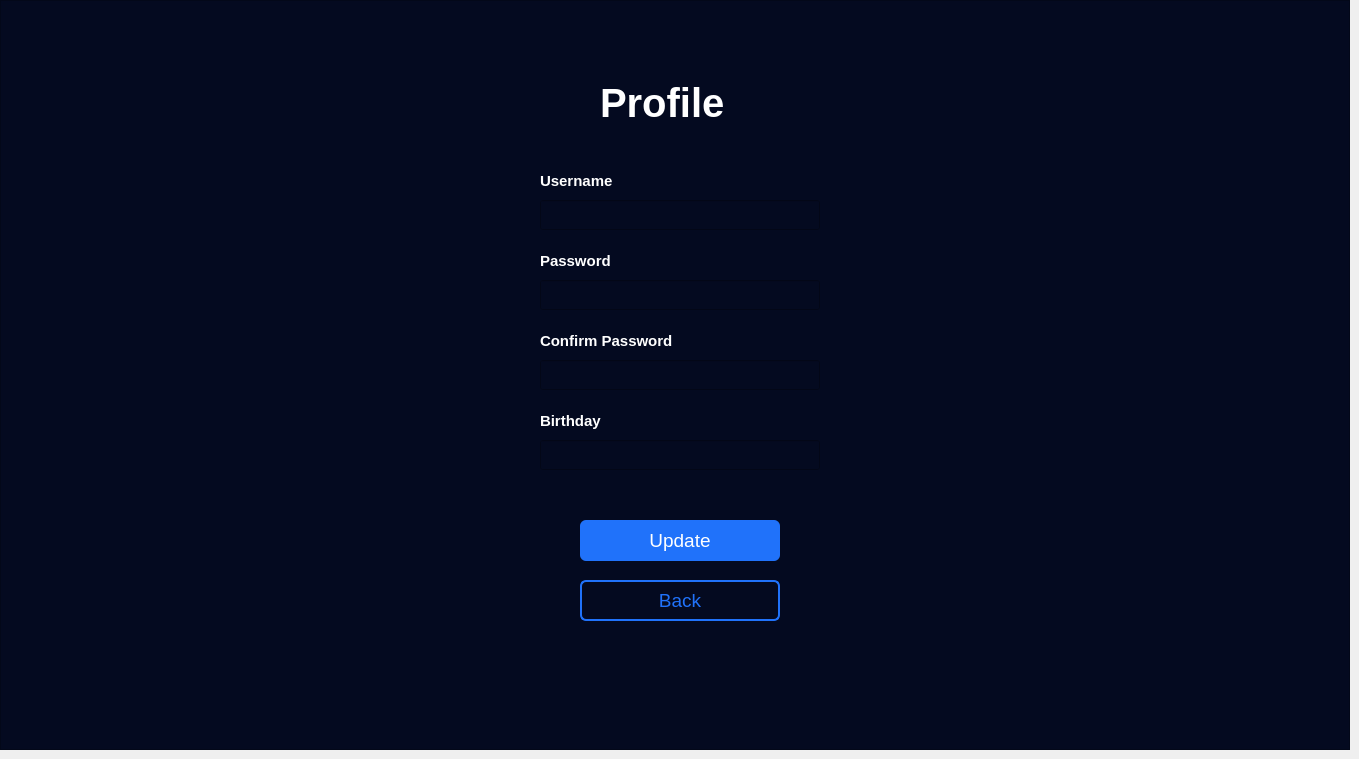
     <widget class="QWidget" name="Profile_page">
      <widget class="QFrame" name="background_4">
       <property name="geometry">
        <rect>
         <x>0</x>
         <y>0</y>
         <width>1350</width>
         <height>750</height>
        </rect>
       </property>
       <property name="sizePolicy">
        <sizepolicy hsizetype="Fixed" vsizetype="Fixed">
         <horstretch>0</horstretch>
         <verstretch>0</verstretch>
        </sizepolicy>
       </property>
       <property name="styleSheet">
        <string notr="true">background-color:rgba(4,10,32,255);</string>
       </property>
       <property name="frameShape">
        <enum>QFrame::StyledPanel</enum>
       </property>
       <property name="frameShadow">
        <enum>QFrame::Raised</enum>
       </property>
       <widget class="QLabel" name="label_27">
        <property name="geometry">
         <rect>
          <x>600</x>
          <y>70</y>
          <width>171</width>
          <height>65</height>
         </rect>
        </property>
        <property name="font">
         <font>
          <family>Segoe UI</family>
          <pointsize>30</pointsize>
          <weight>75</weight>
          <bold>true</bold>
         </font>
        </property>
        <property name="styleSheet">
         <string notr="true">color :rgb(255,255,255);</string>
        </property>
        <property name="text">
         <string>Profile</string>
        </property>
       </widget>
       <widget class="QLabel" name="label_28">
        <property name="geometry">
         <rect>
          <x>540</x>
          <y>165</y>
          <width>121</width>
          <height>31</height>
         </rect>
        </property>
        <property name="font">
         <font>
          <family>Segoe UI</family>
          <pointsize>11</pointsize>
          <weight>75</weight>
          <bold>true</bold>
         </font>
        </property>
        <property name="styleSheet">
         <string notr="true">color :rgb(255,255,255);</string>
        </property>
        <property name="text">
         <string>Username</string>
        </property>
       </widget>
       <widget class="QLabel" name="label_29">
        <property name="geometry">
         <rect>
          <x>540</x>
          <y>325</y>
          <width>171</width>
          <height>31</height>
         </rect>
        </property>
        <property name="font">
         <font>
          <family>Segoe UI</family>
          <pointsize>11</pointsize>
          <weight>75</weight>
          <bold>true</bold>
         </font>
        </property>
        <property name="styleSheet">
         <string notr="true">color :rgb(255,255,255);</string>
        </property>
        <property name="text">
         <string>Confirm Password</string>
        </property>
       </widget>
       <widget class="QLabel" name="label_30">
        <property name="geometry">
         <rect>
          <x>540</x>
          <y>400</y>
          <width>141</width>
          <height>41</height>
         </rect>
        </property>
        <property name="font">
         <font>
          <family>Segoe UI</family>
          <pointsize>11</pointsize>
          <weight>75</weight>
          <bold>true</bold>
         </font>
        </property>
        <property name="styleSheet">
         <string notr="true">color :rgb(255,255,255);</string>
        </property>
        <property name="text">
         <string>Birthday</string>
        </property>
       </widget>
       <widget class="QLabel" name="label_31">
        <property name="geometry">
         <rect>
          <x>540</x>
          <y>245</y>
          <width>121</width>
          <height>31</height>
         </rect>
        </property>
        <property name="font">
         <font>
          <family>Segoe UI</family>
          <pointsize>11</pointsize>
          <weight>75</weight>
          <bold>true</bold>
         </font>
        </property>
        <property name="styleSheet">
         <string notr="true">color :rgb(255,255,255);</string>
        </property>
        <property name="text">
         <string>Password</string>
        </property>
       </widget>
       <widget class="QLineEdit" name="lineEdit_9">
        <property name="geometry">
         <rect>
          <x>540</x>
          <y>200</y>
          <width>280</width>
          <height>30</height>
         </rect>
        </property>
        <property name="font">
         <font>
          <family>Segoe UI</family>
         </font>
        </property>
        <property name="styleSheet">
         <string notr="true">color :rgb(255,255,255);</string>
        </property>
        <property name="readOnly">
         <bool>true</bool>
        </property>
       </widget>
       <widget class="QLineEdit" name="lineEdit_10">
        <property name="geometry">
         <rect>
          <x>540</x>
          <y>280</y>
          <width>280</width>
          <height>30</height>
         </rect>
        </property>
        <property name="font">
         <font>
          <family>Segoe UI</family>
         </font>
        </property>
        <property name="styleSheet">
         <string notr="true">color :rgb(255,255,255);</string>
        </property>
        <property name="echoMode">
         <enum>QLineEdit::Password</enum>
        </property>
       </widget>
       <widget class="QLineEdit" name="lineEdit_11">
        <property name="geometry">
         <rect>
          <x>540</x>
          <y>360</y>
          <width>280</width>
          <height>30</height>
         </rect>
        </property>
        <property name="font">
         <font>
          <family>Segoe UI</family>
         </font>
        </property>
        <property name="styleSheet">
         <string notr="true">color :rgb(255,255,255);</string>
        </property>
        <property name="echoMode">
         <enum>QLineEdit::Password</enum>
        </property>
       </widget>
       <widget class="QLineEdit" name="lineEdit_12">
        <property name="geometry">
         <rect>
          <x>540</x>
          <y>440</y>
          <width>280</width>
          <height>30</height>
         </rect>
        </property>
        <property name="font">
         <font>
          <family>Segoe UI</family>
         </font>
        </property>
        <property name="styleSheet">
         <string notr="true">color :rgb(255,255,255);</string>
        </property>
       </widget>
       <widget class="QToolButton" name="toolButton_11">
        <property name="geometry">
         <rect>
          <x>580</x>
          <y>520</y>
          <width>200</width>
          <height>41</height>
         </rect>
        </property>
        <property name="font">
         <font>
          <family>Segoe UI</family>
          <pointsize>14</pointsize>
         </font>
        </property>
        <property name="styleSheet">
         <string notr="true">border-radius:6px;
background-color:rgba(32,114,250,255);
color :rgb(255,255,255);
</string>
        </property>
        <property name="text">
         <string>Update</string>
        </property>
       </widget>
       <widget class="QToolButton" name="toolButton_12">
        <property name="geometry">
         <rect>
          <x>580</x>
          <y>580</y>
          <width>200</width>
          <height>41</height>
         </rect>
        </property>
        <property name="minimumSize">
         <size>
          <width>0</width>
          <height>0</height>
         </size>
        </property>
        <property name="font">
         <font>
          <family>Segoe UI</family>
          <pointsize>14</pointsize>
         </font>
        </property>
        <property name="styleSheet">
         <string notr="true">border-radius: 6px;
border: 2px solid ;
border-color :rgba(32,114,250,255);
background-color:rgba(4,10,32,255);
color:rgba(32,114,250,255);
</string>
        </property>
        <property name="text">
         <string>Back</string>
        </property>
       </widget>
      </widget>
     </widget>
